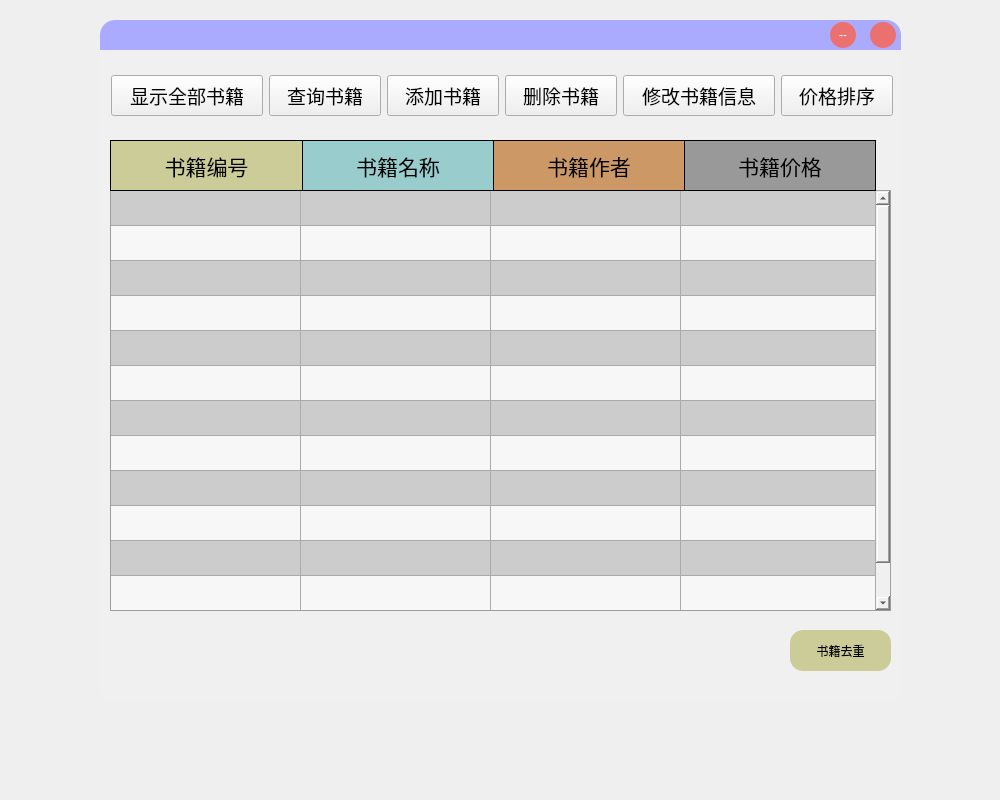
<?xml version="1.0" encoding="UTF-8"?>
<ui version="4.0">
 <class>book_mainpage</class>
 <widget class="QMainWindow" name="book_mainpage">
  <property name="geometry">
   <rect>
    <x>0</x>
    <y>0</y>
    <width>1000</width>
    <height>800</height>
   </rect>
  </property>
  <property name="windowTitle">
   <string>MainWindow</string>
  </property>
  <widget class="QWidget" name="centralwidget">
   <widget class="QFrame" name="frame_6">
    <property name="geometry">
     <rect>
      <x>100</x>
      <y>20</y>
      <width>801</width>
      <height>31</height>
     </rect>
    </property>
    <property name="styleSheet">
     <string notr="true">background-color: rgb(170, 170, 255);
border-top-right-radius:15px;
border-top-left-radius:15px;</string>
    </property>
    <property name="frameShape">
     <enum>QFrame::NoFrame</enum>
    </property>
    <property name="frameShadow">
     <enum>QFrame::Raised</enum>
    </property>
    <widget class="QPushButton" name="close_button">
     <property name="geometry">
      <rect>
       <x>770</x>
       <y>2</y>
       <width>26</width>
       <height>26</height>
      </rect>
     </property>
     <property name="styleSheet">
      <string notr="true">QPushButton{
	color: rgb(255, 255, 255);
	background-color: rgb(235, 113, 113);
	text-align:center;
	border:0px outset rgb(255, 255, 255);
	border-radius:13px;
}
QPushButton:hover {
	border:-4px outset rgba(36, 36, 36,0);
}
QPushButton:pressed {
	border:4px outset rgba(36, 36, 36,0);
}
</string>
     </property>
     <property name="text">
      <string/>
     </property>
     <property name="icon">
      <iconset resource="res.qrc">
       <normaloff>:/icon/icon/关闭白.svg</normaloff>:/icon/icon/关闭白.svg</iconset>
     </property>
    </widget>
    <widget class="QPushButton" name="mini_button">
     <property name="geometry">
      <rect>
       <x>730</x>
       <y>2</y>
       <width>26</width>
       <height>26</height>
      </rect>
     </property>
     <property name="styleSheet">
      <string notr="true">QPushButton{
	color: rgb(255, 255, 255);
	background-color: rgb(235, 113, 113);
	text-align:center;
	border:0px outset rgb(255, 255, 255);
	border-radius:13px;
}
QPushButton:hover {
	border:-4px outset rgba(36, 36, 36,0);
}
QPushButton:pressed {
	border:4px outset rgba(36, 36, 36,0);
}

</string>
     </property>
     <property name="text">
      <string>--</string>
     </property>
     <property name="iconSize">
      <size>
       <width>16</width>
       <height>16</height>
      </size>
     </property>
    </widget>
   </widget>
   <widget class="QFrame" name="frame_5">
    <property name="geometry">
     <rect>
      <x>100</x>
      <y>670</y>
      <width>801</width>
      <height>31</height>
     </rect>
    </property>
    <property name="styleSheet">
     <string notr="true">background-color: rgb(240, 240, 240);
border-bottom-right-radius:15px;
border-bottom-left-radius:15px;</string>
    </property>
    <property name="frameShape">
     <enum>QFrame::NoFrame</enum>
    </property>
    <property name="frameShadow">
     <enum>QFrame::Raised</enum>
    </property>
   </widget>
   <widget class="QFrame" name="frame">
    <property name="enabled">
     <bool>true</bool>
    </property>
    <property name="geometry">
     <rect>
      <x>100</x>
      <y>50</y>
      <width>801</width>
      <height>621</height>
     </rect>
    </property>
    <property name="styleSheet">
     <string notr="true">background-color: rgb(240, 240, 240);</string>
    </property>
    <property name="frameShape">
     <enum>QFrame::NoFrame</enum>
    </property>
    <property name="frameShadow">
     <enum>QFrame::Raised</enum>
    </property>
    <widget class="QTableWidget" name="tableWidget">
     <property name="geometry">
      <rect>
       <x>10</x>
       <y>140</y>
       <width>781</width>
       <height>421</height>
      </rect>
     </property>
     <property name="font">
      <font>
       <family>方正准圆_GBK</family>
       <pointsize>14</pointsize>
      </font>
     </property>
     <property name="layoutDirection">
      <enum>Qt::LeftToRight</enum>
     </property>
     <property name="autoFillBackground">
      <bool>false</bool>
     </property>
     <property name="styleSheet">
      <string notr="true">background-color: rgb(204, 204, 204);</string>
     </property>
     <property name="verticalScrollBarPolicy">
      <enum>Qt::ScrollBarAlwaysOn</enum>
     </property>
     <property name="horizontalScrollBarPolicy">
      <enum>Qt::ScrollBarAsNeeded</enum>
     </property>
     <property name="editTriggers">
      <set>QAbstractItemView::NoEditTriggers</set>
     </property>
     <property name="showDropIndicator" stdset="0">
      <bool>true</bool>
     </property>
     <property name="alternatingRowColors">
      <bool>true</bool>
     </property>
     <property name="selectionMode">
      <enum>QAbstractItemView::NoSelection</enum>
     </property>
     <property name="textElideMode">
      <enum>Qt::ElideNone</enum>
     </property>
     <property name="gridStyle">
      <enum>Qt::SolidLine</enum>
     </property>
     <property name="sortingEnabled">
      <bool>false</bool>
     </property>
     <property name="wordWrap">
      <bool>true</bool>
     </property>
     <property name="rowCount">
      <number>12</number>
     </property>
     <property name="columnCount">
      <number>4</number>
     </property>
     <attribute name="horizontalHeaderVisible">
      <bool>false</bool>
     </attribute>
     <attribute name="horizontalHeaderCascadingSectionResizes">
      <bool>false</bool>
     </attribute>
     <attribute name="horizontalHeaderMinimumSectionSize">
      <number>40</number>
     </attribute>
     <attribute name="horizontalHeaderDefaultSectionSize">
      <number>190</number>
     </attribute>
     <attribute name="horizontalHeaderShowSortIndicator" stdset="0">
      <bool>false</bool>
     </attribute>
     <attribute name="horizontalHeaderStretchLastSection">
      <bool>true</bool>
     </attribute>
     <attribute name="verticalHeaderVisible">
      <bool>false</bool>
     </attribute>
     <attribute name="verticalHeaderCascadingSectionResizes">
      <bool>false</bool>
     </attribute>
     <attribute name="verticalHeaderMinimumSectionSize">
      <number>34</number>
     </attribute>
     <attribute name="verticalHeaderDefaultSectionSize">
      <number>35</number>
     </attribute>
     <attribute name="verticalHeaderHighlightSections">
      <bool>true</bool>
     </attribute>
     <attribute name="verticalHeaderStretchLastSection">
      <bool>true</bool>
     </attribute>
     <row/>
     <row/>
     <row/>
     <row/>
     <row/>
     <row/>
     <row/>
     <row/>
     <row/>
     <row/>
     <row/>
     <row/>
     <column/>
     <column/>
     <column/>
     <column/>
    </widget>
    <widget class="QLabel" name="label_2">
     <property name="geometry">
      <rect>
       <x>202</x>
       <y>90</y>
       <width>192</width>
       <height>51</height>
      </rect>
     </property>
     <property name="font">
      <font>
       <family>黑体</family>
       <pointsize>16</pointsize>
      </font>
     </property>
     <property name="styleSheet">
      <string notr="true">background-color: #99cccc</string>
     </property>
     <property name="frameShape">
      <enum>QFrame::Box</enum>
     </property>
     <property name="text">
      <string>书籍名称</string>
     </property>
     <property name="alignment">
      <set>Qt::AlignCenter</set>
     </property>
    </widget>
    <widget class="QLabel" name="label_4">
     <property name="geometry">
      <rect>
       <x>584</x>
       <y>90</y>
       <width>192</width>
       <height>51</height>
      </rect>
     </property>
     <property name="font">
      <font>
       <family>黑体</family>
       <pointsize>16</pointsize>
       <weight>50</weight>
       <italic>false</italic>
       <bold>false</bold>
       <underline>false</underline>
      </font>
     </property>
     <property name="styleSheet">
      <string notr="true">background-color: #999999</string>
     </property>
     <property name="frameShape">
      <enum>QFrame::Box</enum>
     </property>
     <property name="text">
      <string>书籍价格</string>
     </property>
     <property name="alignment">
      <set>Qt::AlignCenter</set>
     </property>
    </widget>
    <widget class="QLineEdit" name="book_quantity">
     <property name="geometry">
      <rect>
       <x>10</x>
       <y>570</y>
       <width>671</width>
       <height>51</height>
      </rect>
     </property>
     <property name="font">
      <font>
       <family>方正准圆_GBK</family>
       <pointsize>14</pointsize>
      </font>
     </property>
     <property name="cursor">
      <cursorShape>ArrowCursor</cursorShape>
     </property>
     <property name="focusPolicy">
      <enum>Qt::NoFocus</enum>
     </property>
     <property name="text">
      <string/>
     </property>
     <property name="frame">
      <bool>false</bool>
     </property>
     <property name="alignment">
      <set>Qt::AlignLeading|Qt::AlignLeft|Qt::AlignVCenter</set>
     </property>
    </widget>
    <widget class="QLabel" name="label_3">
     <property name="geometry">
      <rect>
       <x>393</x>
       <y>90</y>
       <width>192</width>
       <height>51</height>
      </rect>
     </property>
     <property name="font">
      <font>
       <family>黑体</family>
       <pointsize>16</pointsize>
      </font>
     </property>
     <property name="styleSheet">
      <string notr="true">background-color: #cc9966</string>
     </property>
     <property name="frameShape">
      <enum>QFrame::Box</enum>
     </property>
     <property name="text">
      <string>书籍作者</string>
     </property>
     <property name="alignment">
      <set>Qt::AlignCenter</set>
     </property>
    </widget>
    <widget class="QLabel" name="label_1">
     <property name="geometry">
      <rect>
       <x>10</x>
       <y>90</y>
       <width>193</width>
       <height>51</height>
      </rect>
     </property>
     <property name="font">
      <font>
       <family>黑体</family>
       <pointsize>16</pointsize>
      </font>
     </property>
     <property name="styleSheet">
      <string notr="true">background-color: #cccc99</string>
     </property>
     <property name="frameShape">
      <enum>QFrame::Box</enum>
     </property>
     <property name="text">
      <string>书籍编号</string>
     </property>
     <property name="scaledContents">
      <bool>false</bool>
     </property>
     <property name="alignment">
      <set>Qt::AlignCenter</set>
     </property>
     <property name="openExternalLinks">
      <bool>false</bool>
     </property>
    </widget>
    <widget class="QPushButton" name="sort_button">
     <property name="geometry">
      <rect>
       <x>681</x>
       <y>25</y>
       <width>112</width>
       <height>41</height>
      </rect>
     </property>
     <property name="font">
      <font>
       <family>方正准圆_GBK</family>
       <pointsize>14</pointsize>
      </font>
     </property>
     <property name="text">
      <string>价格排序</string>
     </property>
     <property name="icon">
      <iconset resource="res.qrc">
       <normaloff>:/icon/icon/排序.svg</normaloff>:/icon/icon/排序.svg</iconset>
     </property>
     <property name="iconSize">
      <size>
       <width>20</width>
       <height>20</height>
      </size>
     </property>
    </widget>
    <widget class="QPushButton" name="update_button">
     <property name="geometry">
      <rect>
       <x>523</x>
       <y>25</y>
       <width>152</width>
       <height>41</height>
      </rect>
     </property>
     <property name="font">
      <font>
       <family>方正准圆_GBK</family>
       <pointsize>14</pointsize>
      </font>
     </property>
     <property name="text">
      <string>修改书籍信息</string>
     </property>
     <property name="icon">
      <iconset resource="res.qrc">
       <normaloff>:/icon/icon/更新.svg</normaloff>:/icon/icon/更新.svg</iconset>
     </property>
     <property name="iconSize">
      <size>
       <width>20</width>
       <height>20</height>
      </size>
     </property>
    </widget>
    <widget class="QPushButton" name="search_button">
     <property name="geometry">
      <rect>
       <x>169</x>
       <y>25</y>
       <width>112</width>
       <height>41</height>
      </rect>
     </property>
     <property name="font">
      <font>
       <family>方正准圆_GBK</family>
       <pointsize>14</pointsize>
      </font>
     </property>
     <property name="text">
      <string>查询书籍</string>
     </property>
     <property name="icon">
      <iconset resource="res.qrc">
       <normaloff>:/icon/icon/查询.svg</normaloff>:/icon/icon/查询.svg</iconset>
     </property>
     <property name="iconSize">
      <size>
       <width>20</width>
       <height>20</height>
      </size>
     </property>
    </widget>
    <widget class="QPushButton" name="show_button">
     <property name="geometry">
      <rect>
       <x>11</x>
       <y>25</y>
       <width>152</width>
       <height>41</height>
      </rect>
     </property>
     <property name="font">
      <font>
       <family>方正准圆_GBK</family>
       <pointsize>14</pointsize>
       <weight>50</weight>
       <bold>false</bold>
      </font>
     </property>
     <property name="styleSheet">
      <string notr="true"/>
     </property>
     <property name="text">
      <string>显示全部书籍</string>
     </property>
     <property name="icon">
      <iconset resource="res.qrc">
       <normaloff>:/icon/icon/显示.svg</normaloff>:/icon/icon/显示.svg</iconset>
     </property>
     <property name="iconSize">
      <size>
       <width>20</width>
       <height>20</height>
      </size>
     </property>
     <property name="checkable">
      <bool>false</bool>
     </property>
     <property name="checked">
      <bool>false</bool>
     </property>
     <property name="autoDefault">
      <bool>false</bool>
     </property>
     <property name="default">
      <bool>false</bool>
     </property>
     <property name="flat">
      <bool>false</bool>
     </property>
    </widget>
    <widget class="QPushButton" name="insert_button">
     <property name="geometry">
      <rect>
       <x>287</x>
       <y>25</y>
       <width>112</width>
       <height>41</height>
      </rect>
     </property>
     <property name="font">
      <font>
       <family>方正准圆_GBK</family>
       <pointsize>14</pointsize>
      </font>
     </property>
     <property name="text">
      <string>添加书籍</string>
     </property>
     <property name="icon">
      <iconset resource="res.qrc">
       <normaloff>:/icon/icon/添加.svg</normaloff>:/icon/icon/添加.svg</iconset>
     </property>
     <property name="iconSize">
      <size>
       <width>20</width>
       <height>20</height>
      </size>
     </property>
    </widget>
    <widget class="QPushButton" name="delete_button">
     <property name="geometry">
      <rect>
       <x>405</x>
       <y>25</y>
       <width>112</width>
       <height>41</height>
      </rect>
     </property>
     <property name="font">
      <font>
       <family>方正准圆_GBK</family>
       <pointsize>14</pointsize>
      </font>
     </property>
     <property name="text">
      <string>删除书籍</string>
     </property>
     <property name="icon">
      <iconset resource="res.qrc">
       <normaloff>:/icon/icon/删除.svg</normaloff>:/icon/icon/删除.svg</iconset>
     </property>
     <property name="iconSize">
      <size>
       <width>20</width>
       <height>20</height>
      </size>
     </property>
    </widget>
    <zorder>sort_button</zorder>
    <zorder>update_button</zorder>
    <zorder>search_button</zorder>
    <zorder>show_button</zorder>
    <zorder>insert_button</zorder>
    <zorder>delete_button</zorder>
    <zorder>tableWidget</zorder>
    <zorder>label_2</zorder>
    <zorder>label_4</zorder>
    <zorder>book_quantity</zorder>
    <zorder>label_3</zorder>
    <zorder>label_1</zorder>
   </widget>
   <widget class="QPushButton" name="deduplicate_button">
    <property name="geometry">
     <rect>
      <x>790</x>
      <y>630</y>
      <width>101</width>
      <height>41</height>
     </rect>
    </property>
    <property name="styleSheet">
     <string notr="true">QPushButton{
	color: rgb(0, 0, 0);
	font: 12pt &quot;方正准圆_GBK&quot;;
	background-color: rgb(204, 204, 153);
	text-align:center;
	border:0px outset rgb(255, 255, 255);
	border-radius:13px;
}
QPushButton:hover {
	border:-4px outset rgba(36, 36, 36,0);
}
QPushButton:pressed {
	border:4px outset rgba(36, 36, 36,0);
}

</string>
    </property>
    <property name="text">
     <string>书籍去重</string>
    </property>
    <property name="icon">
     <iconset resource="res.qrc">
      <normaloff>:/icon/icon/去重.svg</normaloff>:/icon/icon/去重.svg</iconset>
    </property>
    <property name="iconSize">
     <size>
      <width>25</width>
      <height>25</height>
     </size>
    </property>
   </widget>
  </widget>
 </widget>
 <resources>
  <include location="res.qrc"/>
 </resources>
 <connections/>
</ui>
